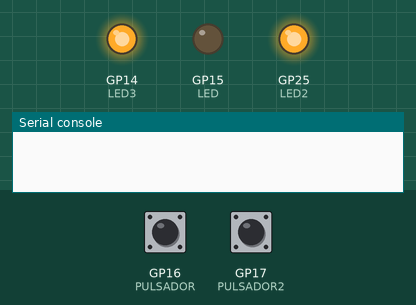
A program run on a simulated Raspberry Pi Pico running MicroPython. Shown: output pins drawn as LEDs (lit = HIGH), the last lines printed to the serial console. Dashed ring = blinking. The inputs (shaded band) are chosen by the test bench; at power-on: GP16 (PULSADOR) LOW, GP17 (PULSADOR2) LOW.

Above: at 1.2 s.
1.3 s: GP16 (PULSADOR) pulled HIGH for 0.15 s
At 1.4 s:
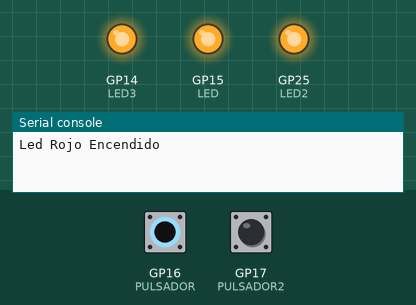
3.0 s: GP17 (PULSADOR2) pulled HIGH for 0.15 s
At 3.1 s:
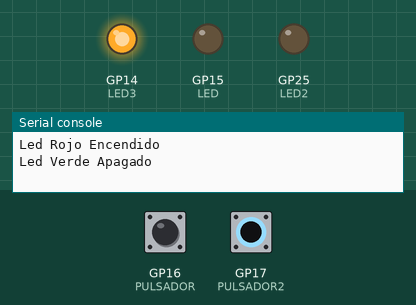
4.7 s: GP17 (PULSADOR2) pulled HIGH for 3.2 s
At 9.1 s:
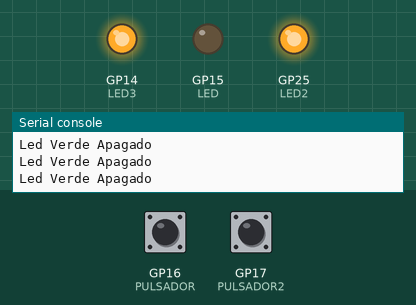
9.4 s: GP16 (PULSADOR) pulled HIGH for 3.2 s
At 10.3 s:
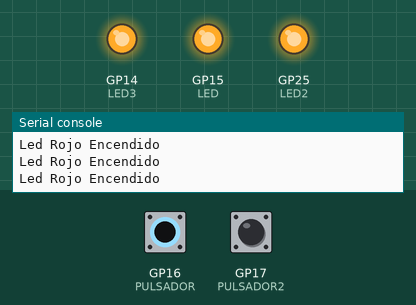
14.1 s: GP16 (PULSADOR) driven HIGH and GP17 (PULSADOR2) driven HIGH
At 15.3 s:
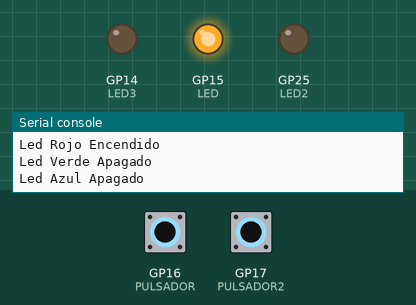
16.0 s: GP16 (PULSADOR) pulsed LOW 5 times (0.12 s each, 0.3 s apart)
At 17.5 s:
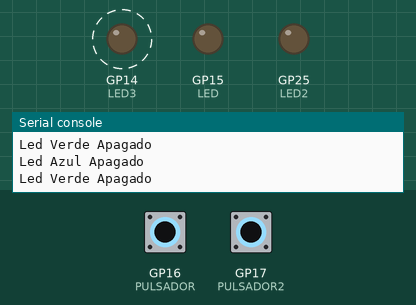
Timing chart, 0 to 19.2 s (numbered marks = the images above; inputs shaded):
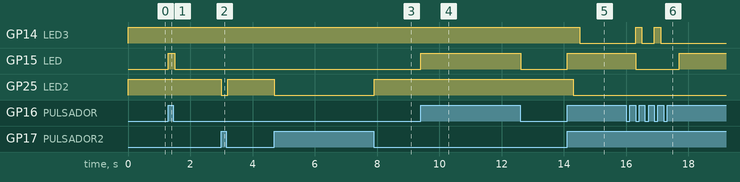

Measured:
- after the input at 1.3 s, GP15 (LED): LOW → HIGH at once, → LOW 0.20 s later
- after the input at 3.0 s, GP25 (LED2): HIGH → LOW at once, → HIGH 0.20 s later
- after the input at 4.7 s, GP25 (LED2): HIGH → LOW at once, → HIGH 3.2 s later
- after the input at 9.4 s, GP15 (LED): LOW → HIGH at once, → LOW 3.2 s later
- after the input at 14.1 s, GP14 (LED3): HIGH → LOW after 0.40 s; GP15 (LED): LOW → HIGH at once; GP25 (LED2): HIGH → LOW after 0.20 s
- after the input at 16.0 s, GP14 (LED3): alternates HIGH for 0.20 s and LOW for 0.40 s, 4 changes in all, then stays LOW, starting after 0.30 s; GP15 (LED): HIGH → LOW after 0.30 s, → HIGH 1.4 s later

The program:

Clase_4__Pulsador_.py
```python
#Importamos la librerias.
from machine import Pin
import time

LED = Pin(15,Pin.OUT)   #Declaramos como salida el pin 15 almacenándolo en la variable "LED".
LED2 = Pin(25,Pin.OUT)  #Declaramos como salida el pin 25 almacenándolo en la variable "LED2".
LED3 = Pin(14,Pin.OUT)  #Declaramos como salida el pin 14 almacenándolo en la variable "LED3".

PULSADOR = Pin(16,Pin.IN ,Pin.PULL_DOWN) #Declaramos como salida el pin 16 almacenándolo en la
                                         #variable "Pulsador" y activando la resistencia interna para Pull-Down.
PULSADOR2 = Pin(17 ,Pin.IN) #Declaramos como salida el pin 16 almacenándolo en la variable "Pulsador2".

while True: #Iniciamos bucle infinito

    if PULSADOR.value() == 1:  #Si el pulso enviado del pulsador1 es alto "High".
        LED.value(1)           #Encendera el LED.
        print("Led Rojo Encendido") #Imprimiendo "Led Rojo Encendido".
        time.sleep(0.2)             #Le damos un tiempo de 200ms para evitar rebote.
    else :                     #Si el pulso no esta en alto "High".
        LED.value(0)           #Entonces se Apagara el LED.

    if PULSADOR2.value() == 1:  #Si el pulso enviado del pulsador 2 es alto "High".
        LED2.value(0)           #Encendera el LED.
        print("Led Verde Apagado") #Imprimiendo "Led Rojo Encendido".
        time.sleep(0.2)              #Le damos un tiempo de 200ms para evitar rebote.
    else :                     #Si el pulso no esta en alto "High".
        LED2.value(1)          #Entonces se Encendera el LED.

    if PULSADOR.value() == 1 and PULSADOR2.value() == 1: #Si el pulso enviado del pulsador 1 y 2 es alto "High".
        LED3.value(0)         #Encendera el LED.
        print("Led Azul Apagado")  #Imprimiendo "Led Azul Apagado".
        time.sleep(0.2)        #Le damos un tiempo de 200ms para evitar rebote.
    else :                    #Si ambos pulso no estan en alto "High".
        LED3.value(1)        #Entonces se Encendera el LED.
        
```
